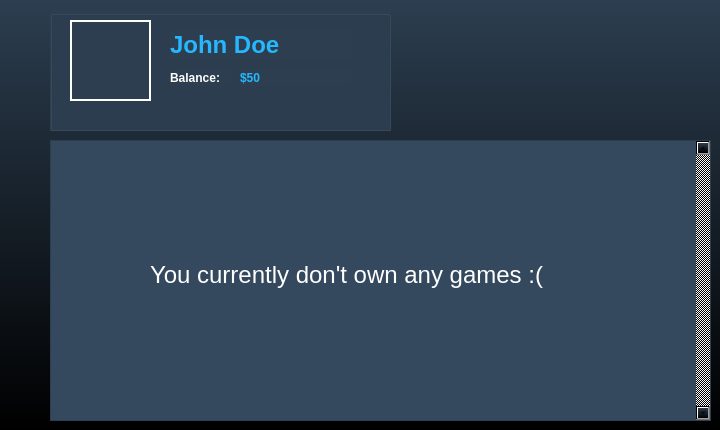
      <widget class="QWidget" name="tab_3">
       <property name="autoFillBackground">
        <bool>false</bool>
       </property>
       <property name="styleSheet">
        <string notr="true">background-color: qlineargradient(spread:pad, x1:0, y1:0, x2:0, y2:1, stop:0 #2c3e50, stop:1 rgba(0, 0, 0, 255));</string>
       </property>
       <attribute name="title">
        <string>Library</string>
       </attribute>
       <widget class="QTableWidget" name="tableWidget">
        <property name="geometry">
         <rect>
          <x>50</x>
          <y>140</y>
          <width>661</width>
          <height>281</height>
         </rect>
        </property>
        <property name="autoFillBackground">
         <bool>true</bool>
        </property>
        <property name="styleSheet">
         <string notr="true">QTableWidget {
	alternate-background-color: #2c3e50;
     	background-color: #34495e;
border:1px solid #2c3e50;
}
</string>
        </property>
        <property name="midLineWidth">
         <number>-4</number>
        </property>
        <property name="verticalScrollBarPolicy">
         <enum>Qt::ScrollBarAlwaysOn</enum>
        </property>
        <property name="horizontalScrollBarPolicy">
         <enum>Qt::ScrollBarAlwaysOff</enum>
        </property>
        <property name="autoScroll">
         <bool>false</bool>
        </property>
        <property name="editTriggers">
         <set>QAbstractItemView::NoEditTriggers</set>
        </property>
        <property name="alternatingRowColors">
         <bool>true</bool>
        </property>
        <property name="selectionMode">
         <enum>QAbstractItemView::NoSelection</enum>
        </property>
        <property name="showGrid">
         <bool>false</bool>
        </property>
        <property name="rowCount">
         <number>0</number>
        </property>
        <property name="columnCount">
         <number>3</number>
        </property>
        <attribute name="horizontalHeaderVisible">
         <bool>false</bool>
        </attribute>
        <attribute name="horizontalHeaderHighlightSections">
         <bool>false</bool>
        </attribute>
        <attribute name="verticalHeaderVisible">
         <bool>false</bool>
        </attribute>
        <attribute name="verticalHeaderHighlightSections">
         <bool>false</bool>
        </attribute>
        <column/>
        <column/>
        <column/>
       </widget>
       <widget class="QGroupBox" name="groupBox_12">
        <property name="geometry">
         <rect>
          <x>50</x>
          <y>10</y>
          <width>341</width>
          <height>121</height>
         </rect>
        </property>
        <property name="styleSheet">
         <string notr="true"> background-color: #2c3e50;</string>
        </property>
        <property name="title">
         <string/>
        </property>
        <widget class="QLabel" name="label_25">
         <property name="geometry">
          <rect>
           <x>120</x>
           <y>20</y>
           <width>181</width>
           <height>31</height>
          </rect>
         </property>
         <property name="autoFillBackground">
          <bool>false</bool>
         </property>
         <property name="text">
          <string>&lt;html&gt;&lt;head/&gt;&lt;body&gt;&lt;p&gt;&lt;span style=&quot; font-size:18pt; font-weight:600; color:#26b7ff;&quot;&gt;John Doe&lt;/span&gt;&lt;/p&gt;&lt;/body&gt;&lt;/html&gt;</string>
         </property>
        </widget>
        <widget class="QLabel" name="label_26">
         <property name="geometry">
          <rect>
           <x>120</x>
           <y>60</y>
           <width>61</width>
           <height>16</height>
          </rect>
         </property>
         <property name="styleSheet">
          <string notr="true">color:white;</string>
         </property>
         <property name="text">
          <string>&lt;html&gt;&lt;head/&gt;&lt;body&gt;&lt;p&gt;&lt;span style=&quot; font-weight:600;&quot;&gt;Balance:&lt;/span&gt;&lt;/p&gt;&lt;/body&gt;&lt;/html&gt;</string>
         </property>
        </widget>
        <widget class="QLabel" name="libBalance">
         <property name="geometry">
          <rect>
           <x>190</x>
           <y>60</y>
           <width>111</width>
           <height>16</height>
          </rect>
         </property>
         <property name="minimumSize">
          <size>
           <width>55</width>
           <height>0</height>
          </size>
         </property>
         <property name="styleSheet">
          <string notr="true">color:rgb(38, 183, 255);
font-weight: bold;</string>
         </property>
         <property name="text">
          <string>&lt;html&gt;&lt;head/&gt;&lt;body&gt;&lt;p&gt;&lt;span style=&quot; font-weight:600;&quot;&gt;$50&lt;/span&gt;&lt;/p&gt;&lt;/body&gt;&lt;/html&gt;</string>
         </property>
        </widget>
        <widget class="QPushButton" name="pushButton_32">
         <property name="geometry">
          <rect>
           <x>20</x>
           <y>10</y>
           <width>81</width>
           <height>81</height>
          </rect>
         </property>
         <property name="focusPolicy">
          <enum>Qt::NoFocus</enum>
         </property>
         <property name="styleSheet">
          <string notr="true">QPushButton {
    border-style: solid;
    border-width: 2px;
    border-color: white;
}

QPushButton:hover
{
    border: 2px solid #26b7ff ;
}

QPushButton:pressed {
	color:white;
 }
</string>
         </property>
         <property name="text">
          <string/>
         </property>
         <property name="icon">
          <iconset resource="resources.qrc">
           <normaloff>:/Assets/Icons/avatar.jpg</normaloff>:/Assets/Icons/avatar.jpg</iconset>
         </property>
         <property name="iconSize">
          <size>
           <width>75</width>
           <height>75</height>
          </size>
         </property>
         <property name="flat">
          <bool>true</bool>
         </property>
        </widget>
       </widget>
       <widget class="QLabel" name="label_7">
        <property name="geometry">
         <rect>
          <x>150</x>
          <y>250</y>
          <width>471</width>
          <height>51</height>
         </rect>
        </property>
        <property name="styleSheet">
         <string notr="true">background-color:#34495e;</string>
        </property>
        <property name="text">
         <string>&lt;html&gt;&lt;head/&gt;&lt;body&gt;&lt;p&gt;&lt;span style=&quot; font-size:18pt; color:#ffffff;&quot;&gt; You currently don't own any games :(&lt;/span&gt;&lt;/p&gt;&lt;/body&gt;&lt;/html&gt;</string>
        </property>
       </widget>
       <zorder>groupBox_12</zorder>
       <zorder>tableWidget</zorder>
       <zorder>label_7</zorder>
      </widget>
